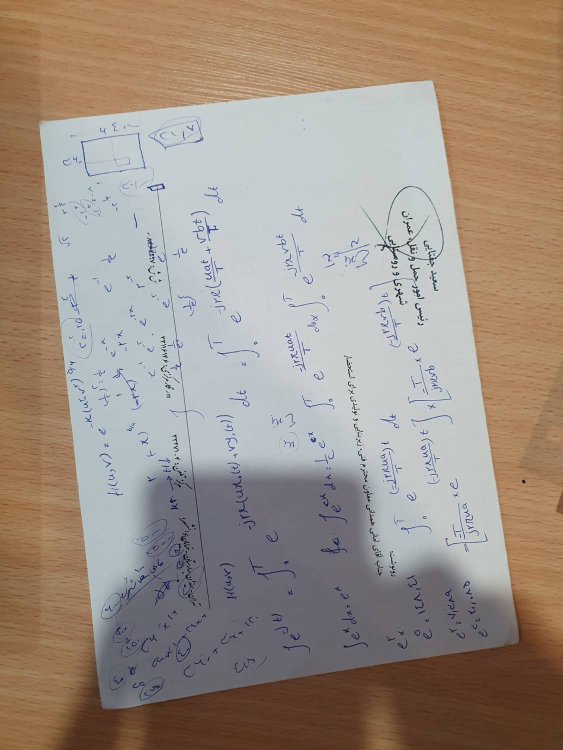
#> input picture images/form.jpg, 1125 x 1500 px (shown at 1/2 size)
$ python main.py images/form.jpg
#> lines starting #> are read from the running program, lines starting #| are printed output that depends on the picture; after the words box and inside, x2 and y2 are one past the last pixel; in counts of white or black regions, pixels touching at a corner belong together
### cam_scanner/scanner.py

from pickletools import dis

import cv2
import numpy as np
import os
import matplotlib.pyplot as plt


class CamScanner:
    def __init__(self,target_height:int = 500):
        self.target_height = target_height
        self.ratio: float = 1.0

    def scan(self, image_path:str):
        img,resized_image = self.resize_image(image_path)
        #binary_image = self.adaptive_threshold(resize_image)
        edges = self.edge_detection(resized_image)
        corners = self.contour_finding(edges)
        if corners is None:
            raise ValueError("try a photo with higher contrast")
        final_img,order_corner = self.perspective_transformation(img,corners)
        enhanced_img = self.enhanced_image(final_img)
        return {
            'org_image':img,
            'final_image':final_img,
            'enhanced_image':enhanced_img,
            'corners_point':order_corner,
        }


    def resize_image(self,image_path:str):
        image = cv2.imread(image_path)
        if image is None:
            raise FileNotFoundError(f"image not found at {image_path}")
        self.ratio = image.shape[0]/self.target_height
        new_width = int(image.shape[1]/self.ratio)
        resized_image = cv2.resize(image,(new_width,self.target_height))
        return image,resized_image

    def edge_detection(self,resized_image):
        kernel = np.ones((5,5),np.uint8)
        morph_image = cv2.morphologyEx(resized_image,cv2.MORPH_CLOSE,kernel,iterations=3)
        morph_image_gray = cv2.cvtColor(morph_image,cv2.COLOR_BGR2GRAY)
        clahe1 = cv2.createCLAHE(clipLimit=2.0,tileGridSize=(8,8))
        morph_image_gray = clahe1.apply(morph_image_gray)
        morph_image_blurred = cv2.GaussianBlur(morph_image_gray,(5,5),0)
        edge_image = cv2.Canny(morph_image_blurred,50,120)
        kernel2 = cv2.getStructuringElement(cv2.MORPH_RECT,(9,9))
        edge_image = cv2.dilate(edge_image,kernel2,iterations=1)
        edge_image = cv2.morphologyEx(edge_image,cv2.MORPH_CLOSE,kernel2,iterations=3)
        return edge_image

    # [5 lines of commented-out code are left out]

    def contour_finding(self,processed_image):
        global display_image
        contours,_ = cv2.findContours(processed_image,cv2.RETR_EXTERNAL,cv2.CHAIN_APPROX_SIMPLE)
        contours = sorted(contours,key=cv2.contourArea,reverse=True)
        display_image = cv2.cvtColor(processed_image, cv2.COLOR_GRAY2BGR)
        for contour in contours:
            if cv2.contourArea(contour)>processed_image.shape[0]*processed_image.shape[1]*0.2:
                hull = cv2.convexHull(contour)
                hull_perimeter = cv2.arcLength(hull,True)
                cv2.drawContours(display_image,[hull],-1,(250,0,250),2)
                for epsilon in [0.01,0.02,0.03,0.04,0.06,0.08]:
                    approx = cv2.approxPolyDP(hull,epsilon*hull_perimeter,True)
                    if len(approx)==4:
                        cv2.drawContours(display_image,[approx],-1,(0,250,0),3)
                        return approx.reshape(4,2).astype("float32")
        return None

    def perspective_transformation(self,original_image,corners):
        if corners is None:
            return None
        order_corners = self.order_points(corners)*self.ratio
        (tl,tr,br,bl) = order_corners
        widthA = np.sqrt(((tl[0]-tr[0])**2)+((tl[1]-tr[1])**2))
        widthB = np.sqrt(((bl[0]-br[0])**2)+((bl[1]-br[1])**2))
        max_width = max(int(widthA),int(widthB))
        heightA = np.sqrt(((tl[0]-bl[0])**2)+((tl[1]-bl[1])**2))
        heightB = np.sqrt(((tr[0]-br[0])**2)+((tr[1]-br[1])**2))
        max_height = max(int(heightA),int(heightB))
        destination_corners = np.array([[0,0],
                                        [max_width,0],
                                        [max_width,max_height],
                                        [0,max_height]],dtype='float32')
        destination_corners2 = np.array([[20,20],
                                        [max_width-20,20],
                                        [max_width-20,max_height-20],
                                        [20,max_height-20]],dtype='float32')

        M = cv2.getPerspectiveTransform(order_corners,destination_corners)
        final_image = cv2.warpPerspective(original_image,M,(max_width,max_height))
        return final_image,destination_corners2

    def enhanced_image(self,final_image):
        if final_image is None:
            return None
        gray1 = cv2.cvtColor(final_image,cv2.COLOR_BGR2GRAY)
        #NlMeans_denoising = cv2.fastNlMeansDenoising(gray1, h=10,templateWindowSize=7,searchWindowSize=21)
        blurred_bilateral = cv2.bilateralFilter(gray1,1,75,75)
        enhanced = cv2.adaptiveThreshold(blurred_bilateral,255,cv2.ADAPTIVE_THRESH_GAUSSIAN_C,cv2.THRESH_BINARY,7,7)
        kernel = cv2.getStructuringElement(cv2.MORPH_RECT, (1,1))
        enhanced = cv2.morphologyEx(enhanced,cv2.MORPH_OPEN,kernel,iterations=1)
        return enhanced

    @staticmethod
    def order_points(pts):
        rect = np.zeros((4,2),dtype='float32')
        s = pts.sum(axis=1)
        rect[0]=pts[np.argmin(s)]
        rect[2]=pts[np.argmax(s)]
        diff = np.diff(pts,axis=1)
        rect[1]=pts[np.argmin(diff)]
        rect[3]=pts[np.argmax(diff)]
        return rect

### cam_scanner/utils.py
import os
import cv2
import numpy as np


def save_result(output_dir:str,org_image,final_image,enhanced_image):
    os.makedirs(output_dir,exist_ok=True)
    #cv2.imwrite(os.path.join(output_dir,"original_img2.jpg"),org_image)
    cv2.imwrite(os.path.join(output_dir,"img8.jpg"),final_image)
    cv2.imwrite(os.path.join(output_dir,"scan8.jpg"),enhanced_image)
    print(f"Result saved to: {output_dir}")

def draw_corners(image,corners):
    preview = image.copy()
    for corner in corners:
        x,y = corner
        cv2.circle(preview,(int(x),int(y)),20,(250,0,0),-1)
    return preview

### main.py
import argparse
from cam_scanner.scanner import CamScanner
from cam_scanner.utils import save_result, draw_corners
import cv2
import matplotlib.pyplot as plt


def parse_args():
    parser = argparse.ArgumentParser(description="Cam Scanner - document digitiser")
    parser.add_argument("image", help="Path to input image")
    parser.add_argument(
        "--output", default="results", help="Output directory (default: results/)"
    )
    parser.add_argument(
        "--height", type=int, default=500,
        help="Processing height in pixels (default: 500)"
    )
    return parser.parse_args()

def main():
    args = parse_args()
    scanner = CamScanner(target_height=args.height)
    try:
        result = scanner.scan(args.image)
#> in resize_image, image is the input picture: shape (1500, 1125, 3); mean B, G, R 133.7, 145, 158.4
#> in edge_detection, `morph_image_gray = clahe1.apply(morph_image_gray)`:
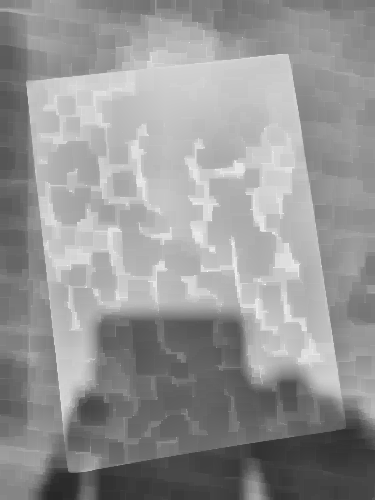
#> morph_image_gray: shape (500, 375); min 39, max 251, mean 149.2
#> in edge_detection, `edge_image = cv2.Canny(morph_image_blurred,50,120)`:
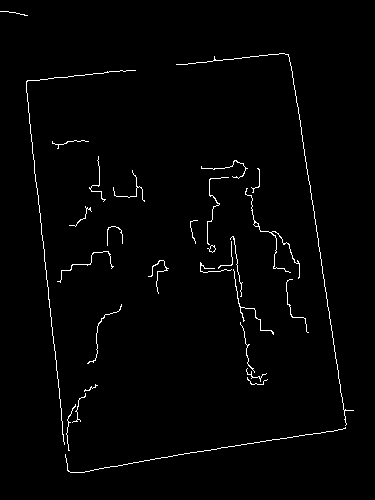
#> edge_image: shape (500, 375); 1.6% white in thin lines or dots, all inside (x1, y1, x2, y2) = (0, 11, 354, 473)
#> in edge_detection, `edge_image = cv2.dilate(edge_image,kernel2,iterations=1)`: edge_image: shape (500, 375); 15.3% white; 11 white regions, largest, box (x1, y1, x2, y2) and area: (22, 49, 358, 477) 15351, (196, 232, 278, 389) 3369, (241, 164, 313, 337) 3001
#> in edge_detection, `edge_image = cv2.morphologyEx(edge_image,cv2.MORPH_CLOSE,kernel2,itera..`:
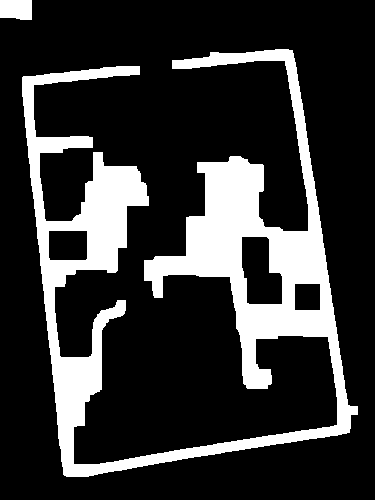
#> edge_image: shape (500, 375); 20.7% white; 2 white regions
#> in contour_finding, `contours,_ = cv2.findContours(processed_image,cv2.RETR_EXTERNAL,cv2.CH..`: contours = 2 contours; box (x1, y1, x2, y2) and area: (22, 49, 358, 477) 40032, (0, 0, 32, 20) 554
#> in contour_finding, `display_image = cv2.cvtColor(processed_image, cv2.COLOR_GRAY2BGR)`: display_image: shape (500, 375, 3); 20.7% white; 2 white regions, box (x1, y1, x2, y2) and area: (22, 49, 358, 477) 38133, (0, 0, 32, 20) 604
#> the loop in contour_finding, `for contour in contours:` made 1 pass
#> hull_perimeter on pass 1: 1351.4
#> after the loop in contour_finding, `for contour in contours:`:
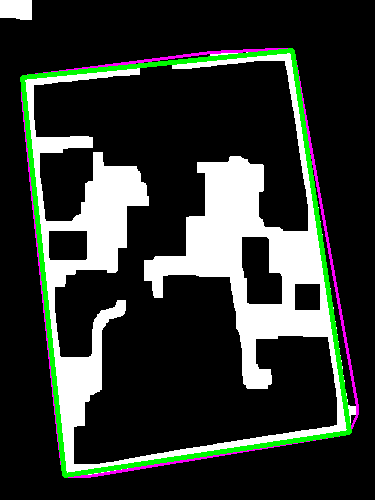
#> display_image: shape (500, 375, 3); mean B, G, R 48.2, 53.7, 48.2
#> in scan, `corners = self.contour_finding(edges)`: corners = [[292, 50], [349, 432], [64, 475], [22, 77]]
#> in order_points, `s = pts.sum(axis=1)`: s = [342, 781, 539, 99]
#> in order_points, `diff = np.diff(pts,axis=1)`: diff = [-242, 83, 411, 55]
#> in perspective_transformation, `order_corners = self.order_points(corners)*self.ratio`: order_corners = [[66, 231], [876, 150], [1047, 1296], [192, 1425]]
#> in perspective_transformation, `(tl,tr,br,bl) = order_corners`: tl = [66, 231]; tr = [876, 150]; br = [1047, 1296]; bl = [192, 1425]
#> in perspective_transformation, `widthA = np.sqrt(((tl[0]-tr[0])**2)+((tl[1]-tr[1])**2))`: widthA = 814
#> in perspective_transformation, `widthB = np.sqrt(((bl[0]-br[0])**2)+((bl[1]-br[1])**2))`: widthB = 864.7
#> in perspective_transformation, `max_width = max(int(widthA),int(widthB))`: max_width = 864
#> in perspective_transformation, `heightA = np.sqrt(((tl[0]-bl[0])**2)+((tl[1]-bl[1])**2))`: heightA = 1200.6
#> in perspective_transformation, `heightB = np.sqrt(((tr[0]-br[0])**2)+((tr[1]-br[1])**2))`: heightB = 1158.7
#> in perspective_transformation, `max_height = max(int(heightA),int(heightB))`: max_height = 1200
#> in perspective_transformation, `destination_corners = np.array([[0,0], [max_width,0], [max_width,max_h..`: destination_corners = [[0, 0], [864, 0], [864, 1200], [0, 1200]]
#> in perspective_transformation, `destination_corners2 = np.array([[20,20], [max_width-20,20], [max_widt..`: destination_corners2 = [[20, 20], [844, 20], [844, 1180], [20, 1180]]
#> in perspective_transformation, `M = cv2.getPerspectiveTransform(order_corners,destination_corners)`: M = [[1.03, -0.109, -42.9], [0.107, 1.07, -254], [-3.66e-05, 5.76e-05, 1]]
#> in scan, `final_img,order_corner = self.perspective_transformation(img,corners)`: order_corner = [[20, 20], [844, 20], [844, 1180], [20, 1180]]
#> in enhanced_image, `enhanced = cv2.adaptiveThreshold(blurred_bilateral,255,cv2.ADAPTIVE_TH..`:
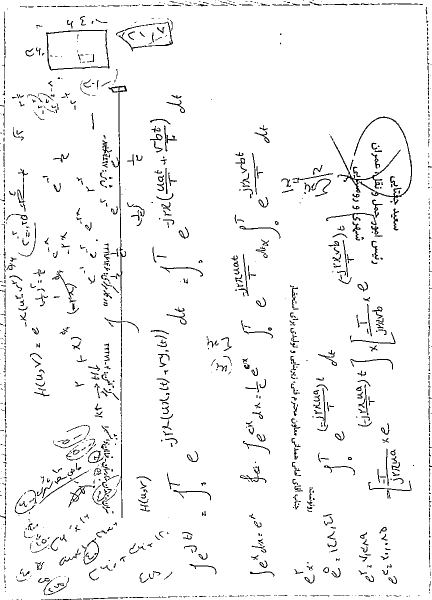
#> enhanced: shape (1200, 864) (shown at 1/2 size); 95.8% white; black in thin lines or dots
#> in enhanced_image, `kernel = cv2.getStructuringElement(cv2.MORPH_RECT, (1,1))`: kernel = [1]
#> result = 4 items
    except (FileNotFoundError, ValueError) as e:
        print(f"Error: {e}")
        exit()
    save_result(args.output,result["org_image"],result["final_image"],result["enhanced_image"])
    preview = draw_corners(result["final_image"], result["corners_point"])
#> the loop in draw_corners, `for corner in corners:` made 4 passes
#> after the loop in draw_corners, `for corner in corners:`:
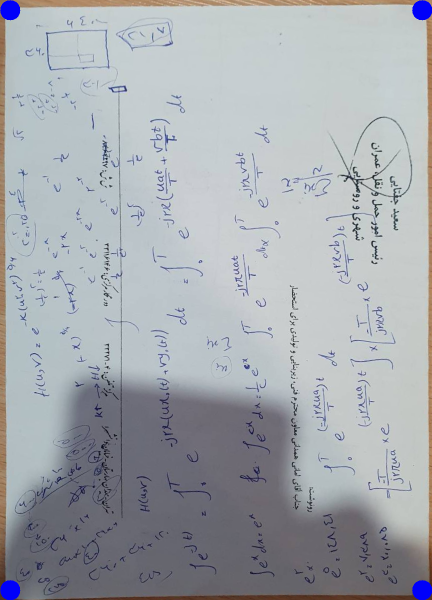
#> preview: shape (1200, 864, 3) (shown at 1/2 size); mean B, G, R 174.5, 169.5, 165.3

    plt.subplot(131);plt.imshow(result["org_image"][...,::-1]);plt.title('original image')
    plt.subplot(132);plt.imshow(preview[...,::-1]);plt.title('correct perspective image')
    plt.subplot(133);plt.imshow(result["enhanced_image"],cmap='gray');plt.title('scan image')
    plt.show()
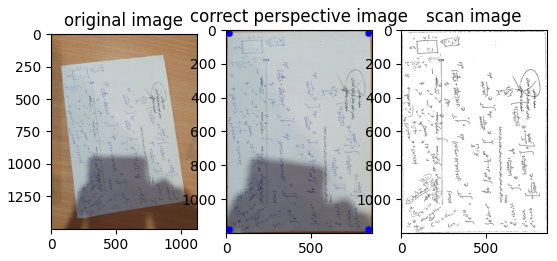
#> figure drawn by matplotlib, 3 panels

if __name__ == "__main__":
    main()
